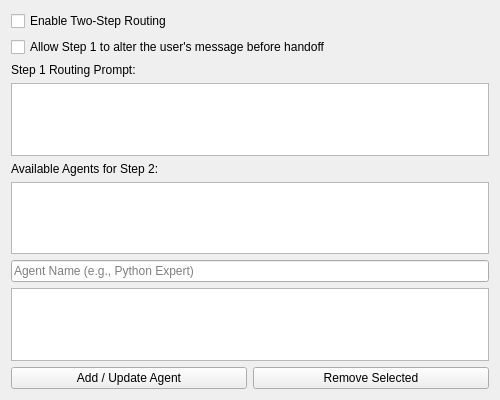
<?xml version="1.0" encoding="UTF-8"?>
<ui version="4.0">
 <class>TwoStepRouterWidget</class>
 <widget class="QWidget" name="TwoStepRouterWidget">
  <property name="geometry">
   <rect>
    <x>0</x>
    <y>0</y>
    <width>500</width>
    <height>400</height>
   </rect>
  </property>
  <property name="windowTitle">
   <string>Form</string>
  </property>
  <layout class="QVBoxLayout" name="mainLayout">
   <item>
    <widget class="QCheckBox" name="enable_checkbox">
     <property name="text">
      <string>Enable Two-Step Routing</string>
     </property>
    </widget>
   </item>
   <item>
    <widget class="QCheckBox" name="alter_msg_checkbox">
     <property name="text">
      <string>Allow Step 1 to alter the user's message before handoff</string>
     </property>
    </widget>
   </item>
   <item>
    <widget class="QLabel" name="label_prompt">
     <property name="text">
      <string>Step 1 Routing Prompt:</string>
     </property>
    </widget>
   </item>
   <item>
    <widget class="QTextEdit" name="router_prompt_input">

    </widget>
   </item>
   <item>
    <widget class="QLabel" name="label_agents">
     <property name="text">
      <string>Available Agents for Step 2:</string>
     </property>
    </widget>
   </item>
   <item>
    <widget class="QListWidget" name="agent_list">

    </widget>
   </item>
   <item>
    <widget class="QLineEdit" name="name_input">
     <property name="placeholderText">
      <string>Agent Name (e.g., Python Expert)</string>
     </property>
    </widget>
   </item>
   <item>
    <widget class="QListWidget" name="prompt_list">

    </widget>
   </item>
   <item>
    <layout class="QHBoxLayout" name="btn_layout">
   <item>
    <widget class="QPushButton" name="add_btn">
     <property name="text">
      <string>Add / Update Agent</string>
     </property>
    </widget>
   </item>
   <item>
    <widget class="QPushButton" name="remove_btn">
     <property name="text">
      <string>Remove Selected</string>
     </property>
    </widget>
   </item>
    </layout>
   </item>
  </layout>
 </widget>
 <resources/>
 <connections/>
</ui>
